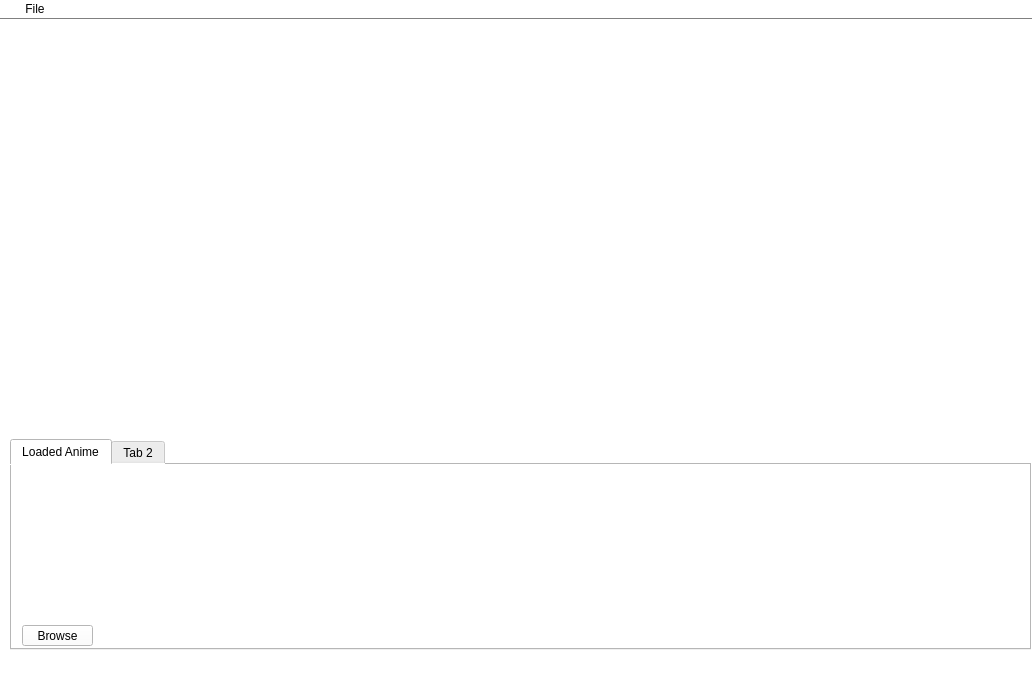
<?xml version="1.0" encoding="UTF-8"?>
<ui version="4.0">
 <class>MainWindow</class>
 <widget class="QMainWindow" name="MainWindow">
  <property name="windowModality">
   <enum>Qt::NonModal</enum>
  </property>
  <property name="geometry">
   <rect>
    <x>0</x>
    <y>0</y>
    <width>1032</width>
    <height>680</height>
   </rect>
  </property>
  <property name="windowTitle">
   <string>AG Tool</string>
  </property>
  <property name="windowIcon">
   <iconset>
    <normaloff>../res/icon/icon.png</normaloff>../res/icon/icon.png</iconset>
  </property>
  <property name="styleSheet">
   <string notr="true">background-color: rgb(255, 255, 255);</string>
  </property>
  <property name="locale">
   <locale language="English" country="UnitedKingdom"/>
  </property>
  <widget class="QWidget" name="centralwidget">
   <widget class="QTabWidget" name="tabWidget">
    <property name="geometry">
     <rect>
      <x>10</x>
      <y>420</y>
      <width>1021</width>
      <height>211</height>
     </rect>
    </property>
    <property name="currentIndex">
     <number>0</number>
    </property>
    <widget class="QWidget" name="tab">
     <attribute name="title">
      <string>Loaded Anime</string>
     </attribute>
     <widget class="QListView" name="listView">
      <property name="geometry">
       <rect>
        <x>0</x>
        <y>0</y>
        <width>1011</width>
        <height>151</height>
       </rect>
      </property>
      <property name="styleSheet">
       <string notr="true">border-style: none;</string>
      </property>
     </widget>
     <widget class="QPushButton" name="pushButton_2">
      <property name="geometry">
       <rect>
        <x>10</x>
        <y>160</y>
        <width>71</width>
        <height>21</height>
       </rect>
      </property>
      <property name="text">
       <string>Browse</string>
      </property>
     </widget>
    </widget>
    <widget class="QWidget" name="tab_2">
     <attribute name="title">
      <string>Tab 2</string>
     </attribute>
    </widget>
   </widget>
  </widget>
  <widget class="QStatusBar" name="statusbar"/>
  <widget class="QMenuBar" name="menubar">
   <property name="geometry">
    <rect>
     <x>0</x>
     <y>0</y>
     <width>1032</width>
     <height>21</height>
    </rect>
   </property>
   <property name="styleSheet">
    <string notr="true">selection-color:rgb(255,255,255); 
selection-background-color:rgb(100,149,237);
border-bottom: 1px;
border-bottom-color: grey;
border-bottom-style: outset;
width: 50px;
</string>
   </property>
   <widget class="QMenu" name="menuFile">
    <property name="styleSheet">
     <string notr="true">text-align: center;
width: 200px;</string>
    </property>
    <property name="title">
     <string>File</string>
    </property>
    <addaction name="actionScan_Seasonal_Anime"/>
   </widget>
   <addaction name="menuFile"/>
  </widget>
  <action name="actionScan_Seasonal_Anime">
   <property name="text">
    <string>Scan Seasonal Anime (Ctrl + S)</string>
   </property>
  </action>
 </widget>
 <resources/>
 <connections/>
</ui>
